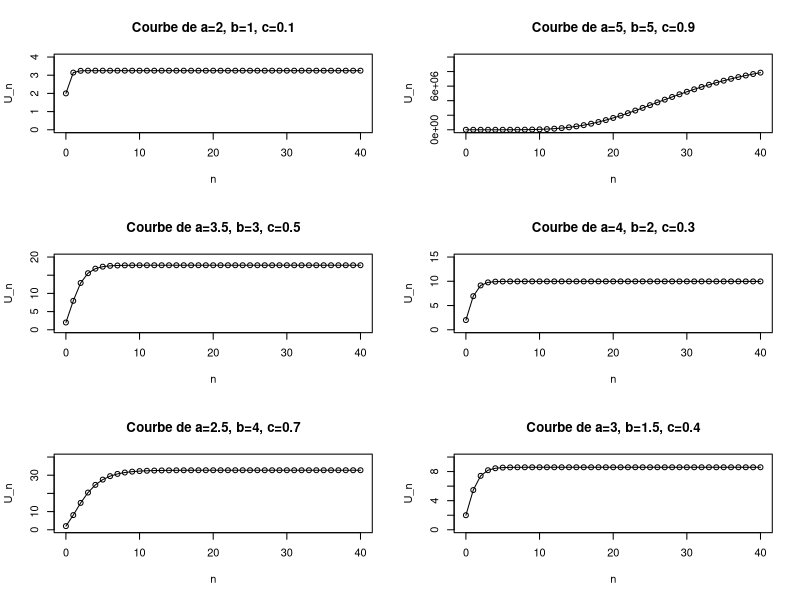

R code for this plot: (Note: this script raises an error after producing the figure.)
## ---- chunk 1
rm(list = ls())
## ---- chunk 2
library(ggplot2)
library(tidyr)
library(tidyverse)
library(reshape2)
## ---- chunk 3
# Définition de la fonction
Generate_output <- function(N, a, b, c, U0) {
  # Initialisation U0
  U <- numeric(N + 1)
  U[1] <- U0
  
  # Boucle pour calculer les valeurs de U_n
  for (n in 1:N) {
    U[n + 1] <- a * U[n]^c + b
  }
  
  return(U)
}
## ---- chunk 4
test_Generate_output <- function(){
 a <- 2
 b <- 2
 c <- 1
 U0 <- 1
 N <- 2
 waited<-c(2,2,2,1,1,4,10)
 fun_out<-c(N,a,b,c,Generate_output(N,a,b,c,U0))
 if(all(waited==fun_out)){
   return("OK")
 }else{
   return("Error...")
   }
}
test_Generate_output()
## ---- chunk 5
test_Generate_output <- function(){
 a <- 2
 b <- 2
 c <- 1
 U0 <- 1
 N <- 1
 waited<-c(1,2,2,1,1,4)
 fun_out<-c(N,a,b,c,Generate_output(N,a,b,c,U0))
 if(all(waited==fun_out)){
   return("OK")
 }else{
   return("Error...")
   }
}
test_Generate_output()
## ---- chunk 6
# Pour rendre les résultats reproductibles (facultatif)
# Nombre d'itérations
N <- 40
U0 <- 2  # Valeur initiale de U(0)

# Paramètres pour la courbe 1
a1<-2
b1<-1
c1<-0.1
# Paramètres pour la courbe 2
a2<-5
b2<-5
c2<-0.9
# Paramètres pour la courbe 3
a3<-3.5
b3<-3
c3<-0.5
# Paramètres pour la courbe 4
a4 <- 4
b4 <- 2
c4 <- 0.3
# Paramètres pour la courbe 5
a5 <- 2.5
b5 <- 4
c5 <- 0.7
# Paramètres pour la courbe 6
a6 <- 3
b6 <- 1.5
c6 <- 0.4

# Pour permettre un affichage en grille des graphique
par(mfrow = c(3, 2))
# Générer et tracer la courbe 1
plot(0:N, Generate_output(N, a1,b1,c1, U0),
     type = "o", col = 1, ylim = c(0, 4), 
     xlab = "n", ylab = "U_n", 
     main = "Courbe de a=2, b=1, c=0.1")
# Générer et tracer la courbe 2
plot(0:N, Generate_output(N, a2,b2,c2, U0),
     type = "o", col = 1, ylim = c(0, 10^7), 
     xlab = "n", ylab = "U_n", 
     main = "Courbe de a=5, b=5, c=0.9")
# Générer et tracer la courbe 3
plot(0:N, Generate_output(N, a3,b3,c3, U0),
     type = "o", col = 1, ylim = c(0, 20), 
     xlab = "n", ylab = "U_n", 
     main = "Courbe de a=3.5, b=3, c=0.5")
# Générer et tracer la courbe 4
plot(0:N, Generate_output(N, a4, b4, c4, U0),
     type = "o", col = 1, ylim = c(0, 15), 
     xlab = "n", ylab = "U_n", 
     main = "Courbe de a=4, b=2, c=0.3")

# Générer et tracer la courbe 5
plot(0:N, Generate_output(N, a5, b5, c5, U0),
     type = "o", col = 1, ylim = c(0, 40), 
     xlab = "n", ylab = "U_n", 
     main = "Courbe de a=2.5, b=4, c=0.7")

# Générer et tracer la courbe 6
plot(0:N, Generate_output(N, a6, b6, c6, U0),
     type = "o", col = 1, ylim = c(0, 10), 
     xlab = "n", ylab = "U_n", 
     main = "Courbe de a=3, b=1.5, c=0.4")

## ---- chunk 7
# Générer les valeurs des paramètres à partir des intervalles
a_values <- seq(from = 2, to = 5, length.out = 5)
b_values <- seq(from = 1, to = 5, length.out = 5)
c_values <- seq(from = 0.1, to = 0.9, length.out = 5)
U0_valeus<-seq(from = 1, to = 5, length.out = 5)
# Créer une grille de combinaisons possibles des paramètres
param_grid <- expand.grid(a = a_values, b = b_values, c = c_values, U0=U0_valeus)
param_grid
## ---- chunk 8
calculate_gradient <- function(N, a, b, c, U0) {
  h_values <- seq(0.001, 0.05, length.out = 10) # Définir une plage de h
  fU <- Generate_output(N, a, b, c, U0)
  
  # Initialiser les vecteurs de variations
  total_variation_a <- 0
  total_variation_b <- 0
  total_variation_c <- 0
  
  for (h in h_values) {
    variation_a <- (Generate_output(N, a + h, b, c, U0) - fU) / h
    variation_b <- (Generate_output(N, a, b + h, c, U0) - fU) / h
    variation_c <- (Generate_output(N, a, b, c + h, U0) - fU) / h
    
    total_variation_a <- total_variation_a + variation_a
    total_variation_b <- total_variation_b + variation_b
    total_variation_c <- total_variation_c + variation_c
  }
  
  # Calcul de la moyenne des variations
  variat_a <- round(total_variation_a/ length(h_values) ,2)
  variat_b <- round(total_variation_b/ length(h_values) ,2)
  variat_c <- round(total_variation_c/ length(h_values) ,2)
  
  # Combiner les résultats en une matrice
  gradient_f <- cbind(variat_a, variat_b, variat_c, U0)
  
  return(gradient_f)
}
## ---- chunk 9
calculate_gradient <- function(N, a, b, c, U0) {
  h_values <- seq(0.001, 0.05, length.out = 10) # Définir une plage de h
  fU <- Generate_output(N, a, b, c, U0)
  
  # Matrices pour stocker les variations pour chaque h
  variations_a <- matrix(0, nrow = length(fU), ncol = length(h_values))
  variations_b <- matrix(0, nrow = length(fU), ncol = length(h_values))
  variations_c <- matrix(0, nrow = length(fU), ncol = length(h_values))
  
  # Calcul des variations pour chaque h
  for (i in seq_along(h_values)) {
    h <- h_values[i]
    variations_a[, i] <- (Generate_output(N, a + h, b, c, U0) - fU) / h
    variations_b[, i] <- (Generate_output(N, a, b + h, c, U0) - fU) / h
    variations_c[, i] <- (Generate_output(N, a, b, c + h, U0) - fU) / h
  }
  
  # Calcul de la moyenne des variations pour chaque paramètre
  gradient_a <- rowMeans(variations_a)
  gradient_b <- rowMeans(variations_b)
  gradient_c <- rowMeans(variations_c)
  
  # Combiner les résultats en une matrice
  gradient_f <- round(cbind(gradient_a, gradient_b, gradient_c, U0),2)
  
  return(gradient_f)
}

## ---- chunk 10
# Exemple d'utilisation
N <- 3
a <- 2
b <- 2
c <- 1
U0 <- 1

calculate_gradient(N, a, b, c, U0)

## ---- chunk 11
test_calculate_gradient <- function() {
  # Paramètres pour le test
  N <- 3
  a <- 2
  b <- 2
  c <- 1
  U0 <- 1
  
  # Résultat attendu (valeurs connues ou calculées manuellement)
  waited <- c(
    0.00, 0.00, 0.00, 1,  # Ligne 1
    1.00, 1.00, 0.00, 1,  # Ligne 2
    6.03, 3.00, 11.29, 1, # Ligne 3
    22.20, 7.00, 72.05, 1 # Ligne 4
  )
  
  # Résultat obtenu
  gradients <- calculate_gradient(N, a, b, c, U0)
  fun_out <- as.vector(t(gradients)) # Transformer la matrice en vecteur ligne
  
  # Comparaison des résultats
  if (all.equal(waited, fun_out, tolerance = 1e-2)) {
    return("OK")
  } else {
    return("Error...")
  }
}

# Exécuter le test
test_calculate_gradient()

## ---- chunk 12
# Calculer la norme du gradient
calculate_gradient_norm <- function(gradients) {
  # Calcul de la norme pour chaque ligne
  norms <- apply(gradients[,1:3], 1, function(row) sqrt(sum(row^2)))
  
  return(norms)
}
## ---- chunk 13
calculate_sensitivity_indicateur <- function(gradients) {
  # Calculer la norme des gradients
  norms <- calculate_gradient_norm(gradients)
  
  # Indicateur relative pour chaque paramètre en utilisant max 

  Indcateur<-median(rowSums(gradients) /(norms+1))
  # Retourner les sensibilités
  return(Indcateur)
}
## ---- chunk 14
Stock_sensitivity_params <- function(param_list, N) {
  # Initialiser une liste vide pour stocker les résultats
  stock <- data.frame(a = numeric(), b = numeric(), c = numeric(), U0 = numeric(), Indicator = numeric())
  
  # Parcourir chaque ensemble de paramètres dans la liste
  for (params in param_list) {
    a <- params$a
    b <- params$b
    c <- params$c
    U0 <- params$U0
    
    # Calculer les gradients pour cet ensemble de paramètres
    gradients <- calculate_gradient(N, a, b, c, U0)
    
    # Calculer l'indicateur de sensibilité pour les gradients obtenus
    indicator <- round(calculate_sensitivity_indicateur(gradients),2)
    
    # Ajouter les résultats à la base stock
    stock <- rbind(stock, data.frame(a = a, b = b, c = c, U0 = U0, Indicator = indicator))
  }
  
  return(stock)
}

## ---- chunk 15
get_sensibility <- function(stock) {
  # Calculer la médiane de la colonne Indicator
  median_value <- median(stock$Indicator, na.rm = TRUE)
  
  # Trouver l'indice de la ligne dont la valeur d'Indicator est la plus proche de la médiane
  closest_index <- which.min(abs(stock$Indicator - median_value))
  
  # Retourner la ligne correspondante
  selected_row <- stock[closest_index, ]
  
  return(selected_row)
}

## ---- chunk 16
test_calculate_gradient <- function() {
  N <- 2
  a <- 2
  b <- 2
  c <- 1
  U0 <- 1
  
  expected <- matrix(c(2.00, 0.00, 0.00, 1), nrow = 1) # Exemple de résultat attendu
  result <- calculate_gradient(N, a, b, c, U0)
  
  if (all.equal(result, expected)) {
    return("calculate_gradient: OK")
  } else {
    return("calculate_gradient: Error")
  }
}
test_calculate_gradient()

## ---- chunk 17
test_Generate_output <- function(){
 a <- 2
 b <- 2
 c <- 1
 U0 <- 1
 N <- 2
 waited<-c(2,2,2,1,1,4,10)
 fun_out<-c(N,a,b,c,Generate_output(N,a,b,c,U0))
 if(all(waited==fun_out)){
   return("OK")
 }else{
   return("Error...")
   }
}
test_Generate_output()
## ---- chunk 18
test_calculate_gradient_norm <- function() {
  gradients <- matrix(c(2.00, 0.00, 0.00, 1), nrow = 1) # Exemple d'entrée
  expected <- c(2.00) # Résultat attendu pour la norme
  
  result <- calculate_gradient_norm(gradients)
  
  if (all.equal(result, expected)) {
    return("calculate_gradient_norm: OK")
  } else {
    return("calculate_gradient_norm: Error")
  }
}

test_calculate_gradient_norm()

## ---- chunk 19
test_calculate_sensitivity_indicateur <- function() {
  gradients <- matrix(c(2.00, 0.00, 0.00, 1), nrow = 1) # Exemple d'entrée
  expected <- 1.00 # Résultat attendu pour l'indicateur
  
  result <- calculate_sensitivity_indicateur(gradients)
  
  if (all.equal(result, expected)) {
    return("calculate_sensitivity_indicateur: OK")
  } else {
    return("calculate_sensitivity_indicateur: Error")
  }
}

test_calculate_sensitivity_indicateur()

## ---- chunk 20
test_Stock_sensitivity_params <- function() {
  N <- 2
  param_list <- list(
    list(a = 2, b = 2, c = 1, U0 = 1),
    list(a = 3, b = 2, c = 1, U0 = 1)
  )
  
  expected <- data.frame(
    a = c(2, 3),
    b = c(2, 2),
    c = c(1, 1),
    U0 = c(1, 1),
    Indicator = c(1.00, 1.00) # Exemple de valeurs attendues
  )
  
  result <- Stock_sensitivity_params(param_list, N)
  
  if (all.equal(result, expected)) {
    return("Stock_sensitivity_params: OK")
  } else {
    return("Stock_sensitivity_params: Error")
  }
}

test_Stock_sensitivity_params()

## ---- chunk 21
test_get_sensibility <- function() {
  stock <- data.frame(
    a = c(2, 3, 4),
    b = c(2, 3, 4),
    c = c(1, 1, 1),
    U0 = c(1, 1, 1),
    Indicator = c(1.00, 2.00, 3.00)
  )
  
  expected <- data.frame(
    a = 3,
    b = 3,
    c = 1,
    U0 = 1,
    Indicator = 2.00
  )
  
  result <- get_sensibility(stock)
  
  if (all.equal(result, expected)) {
    return("get_sensibility: OK")
  } else {
    return("get_sensibility: Error")
  }
}

test_get_sensibility()

## ---- chunk 22
# Exemple d'utilisation : définir plusieurs ensembles de paramètres
param_list <- list(
  list(a = 2, b = 2.5, c = 0.4, U0 = 1),
  list(a = 3.0, b = 4.0, c = 0.6, U0 = 1),
  list(a = 2.0, b = 3.0, c = 0.5, U0 = 1),
  list(a = 5.0, b = 5.0, c = 0.7, U0 = 1)
)

# Trouver les paramètres avec la meilleure sensibilité
Param_sim <- get_sensibility(Stock_sensitivity_params(param_list, N = 100))
print(Param_sim)

## ---- chunk 23
set.seed(123) # Pour des résultats reproductibles
n <- 50 # Nombre de simulations souhaité

# Simulation à partir des lois normales
sim_a <- rnorm(n, mean = 3, sd = 0.5)
sim_b <- rnorm(n, mean = 4, sd = 0.4)
sim_c <- rnorm(n, mean = 0.6, sd = 0.05)

sim_U0 <- round(runif(5, min = 1, max = 10),0)

# Créer les histogrammes
par(mfrow = c(1, 3))  # Pour afficher les 3 histogrammes côte à côte

hist(sim_a, main = "Histogramme de a", xlab = "a", col = "lightblue", breaks = 30)
hist(sim_b, main = "Histogramme de b", xlab = "b", col = "lightgreen", breaks = 30)
hist(sim_c, main = "Histogramme de c", xlab = "c", col = "lightcoral", breaks = 30)

## ---- chunk 24
# Simulation des paramètres pour n individus
set.seed(123)  # Pour la reproductibilité
M <- 100  # Nombre d'individus
N <- 40  # Nombre d'itérations


sim_a <- round(rnorm(M, mean = 2, sd = 0.5),2)  # Simulation des paramètres a
sim_b <- round(rnorm(M, mean = 3, sd = 0.4),2)  # Simulation des paramètres b
sim_c <- round(rnorm(M, mean = 0.6, sd = 0.09),2)  # Simulation des paramètres c
sim_Uo<-round(runif(M,min=1,max=10),2)
# Générer une base de données avec les valeurs de a, b, c et U[0], U[1], ..., U[N]
base_root <- data.frame(matrix(ncol = N + 4, nrow = M))  # Base vide (n lignes, N+4 colonnes)

# Noms des colonnes : a, b, c, U[0], ..., U[100]
colnames(base_root) <- c("a", "b", "c", paste0("U", 0:N))

# Remplir la base avec les valeurs simulées de a, b, c et les valeurs de U
for (i in 1:M) {
  base_root[i, 1] <- sim_a[i]  # Valeur de a
  base_root[i, 2] <- sim_b[i]  # Valeur de b
  base_root[i, 3] <- sim_c[i]  # Valeur de c
  base_root[i, 4] <- sim_Uo[i]  # Valeur de Uo
  U_values <- round(Generate_output(N, sim_a[i], sim_b[i], sim_c[i], sim_Uo[i]),2) #  
  base_root[i, 4:(N + 4)] <- U_values  # 
}

base_root %>%
  mutate(Individu = 1:M) %>%               # Ajouter la colonne 'Individu'
  melt(id.vars = c("a", "b", "c", "Individu"), 
       variable.name = "Iteration", 
       value.name = "U") %>%                # Restructurer le dataframe
  mutate(Iteration = as.numeric(gsub("U", "", Iteration))) %>%  # Convertir la colonne 'Iteration' en numérique
  ggplot(aes(x = Iteration, y = U, color = factor(Individu))) + # Graphique ggplot
  geom_line(size = 1) +                     # Tracer les courbes pour chaque individu
  labs(title = "Évolution de U[n] pour chaque individu",
       x = "Itération (N)", 
       y = "Valeur de U[N]",
       color = "Individu") +
  theme_minimal()    

## ---- chunk 25
# Définition de la fonction avec ajout de bruit
Generate_output_with_noise <- function(N, a, b, c, U0) {
  U <- numeric(N + 1)
  U[1] <- U0
  
  for (n in 1:N) {
    # Calcul de U[n+1] avec ajout de bruit gaussien
    U[n + 1] <- a * U[n]^c + b + rnorm(1, mean = 0, sd = 1)
  }
  
  return(U)
}


# Générer une base de données avec les valeurs de a, b, c et U[0], U[1], ..., U[100]
base_brutee <- data.frame(matrix(ncol = N + 4, nrow = M))  # Base vide (n lignes, N+4 colonnes)

# Noms des colonnes : a, b, c, U[0], ..., U[100]
colnames(base_brutee) <- c("a", "b", "c", paste0("U", 0:N))

# Remplir la base avec les valeurs simulées de a, b, c et les valeurs de U
for (i in 1:M) {
  base_brutee[i, 1] <- sim_a[i]  # Valeur de a
  base_brutee[i, 2] <- sim_b[i]  # Valeur de b
  base_brutee[i, 3] <- sim_c[i]  # Valeur de c
  base_brutee[i, 4] <- sim_Uo[i]  # Valeur de Uo
  U_values_bruité <- Generate_output_with_noise(N, sim_a[i], sim_b[i], sim_c[i], sim_Uo[i])  # Générer U[0] à U[100] bruité  
  base_brutee[i, 4:(N + 4)] <- U_values_bruité  # Remplir les colonnes U[0] à U[100]
}

base_brutee %>%
  mutate(Individu = 1:M) %>%               # Ajouter la colonne 'Individu'
  melt(id.vars = c("a", "b", "c", "Individu"), 
       variable.name = "Iteration", 
       value.name = "U") %>%                # Restructurer le dataframe
  mutate(Iteration = as.numeric(gsub("U", "", Iteration))) %>%  # Convertir la colonne 'Iteration' en numérique
  ggplot(aes(x = Iteration, y = U, color = factor(Individu))) + # Graphique ggplot
  geom_line(size = 1) +                     # Tracer les courbes pour chaque individu
  labs(title = "Évolution de U[n] bruité pour chaque individu",
       x = "Itération (N)", 
       y = "Valeur de U[N]",
       color = "Individu") +
  theme_minimal()    

## ---- chunk 26
#Main_Learning_Base <-round(rbind(base_brutee[, 4:(N + 4)],Output_Curves[, 4:(N + 4)]),2)
## ---- chunk 27
set.seed(123)  # Pour la reproductibilité
Output_Curves<-base_root[, 5:(N + 4)]
matrice_bruit_aleatoire <- matrix(rnorm(M * N), nrow = M, ncol = N)
Main_Learning_Base<-Output_Curves+matrice_bruit_aleatoire
## ---- chunk 28
param<-base_root[, 1:4] %>% 
  mutate(ID=paste0("IND", 1:M)) %>% 
  select(ID,a,b,c,U0)
## ---- chunk 29
output_with_brute<-Main_Learning_Base %>%
  mutate(ID_p=paste0("IND", 1:M),ID_wb=paste0("OUTWB", 1:M)) %>%
  select(ID_wb,ID_p,everything())
## ---- chunk 30
output_brute<-Output_Curves %>%
  mutate(ID_p=paste0("IND", 1:M),ID_ob=paste0("OUTB", 1:M)) %>%
  select(ID_ob,ID_p,everything())
## ---- chunk 31
# Supposons que Main_Learning_Base est déjà chargé et contient M lignes
set.seed(123)  # Pour la reproductibilité

# Déterminer le nombre de lignes pour chaque ensemble
train_size <- floor(0.7 * M)  # 70% pour l'entraînement
test_size <- M - train_size     # 30% pour le test

# Échantillonner les indices pour l'ensemble d'entraînement
train_indices <- sample(1:M, size = train_size, replace = FALSE)

# Créer les ensembles d'entraînement et de test
Main_Training_Base <- Main_Learning_Base[train_indices, ]  # Ensemble d'entraînement
Main_Test_Base <- Main_Learning_Base[-train_indices, ]      # Ensemble de test
## ---- chunk 32
# Nombre de termes à générer
N <- 40
U_0 <- c(7.18, 2.57, 3.87)

# Création d'une data frame vide avec N + 4 colonnes et autant de lignes que d'éléments dans U_0
nouvelle_ligne <- data.frame(matrix(ncol = N + 4, nrow = length(U_0)))

# Noms des colonnes : a, b, c, U[0], ..., U[N]
colnames(nouvelle_ligne) <- c("a", "b", "c", paste0("U", 0:N))

# Remplir les colonnes a, b, et c avec les mêmes valeurs
nouvelle_ligne$a <- 1.72
nouvelle_ligne$b <- 2.72
nouvelle_ligne$c <- 0.80

# Remplir chaque ligne avec une valeur différente de U_0 et générer la suite correspondante
for (i in seq_along(U_0)) {
  
  # Génération de la suite avec bruit pour chaque U_0[i]
  U_val_bruité <- Generate_output_with_noise(N, 1.72, 2.72, 0.80, U_0[i])
  
  # Remplir les colonnes U[1] à U[N] dans la ligne correspondante
  nouvelle_ligne[i, 4:(N + 4)] <- U_val_bruité
}
base_brutee <- rbind(base_brutee, nouvelle_ligne)
## ---- chunk 33
RelDiff <- function(y_observe, y_pred) {
  return(rowMeans(abs(y_observe - y_pred)))
}
## ---- chunk 34
f_obj<-function(A,B,C){
  N<-length(base_brutee)-4
  filtered_row <- subset(base_brutee, a == A & b == B & c == C)
  y_obser<-as.matrix(filtered_row[,4:(N+4)])
  y_pred<-t(mapply(Generate_output,N, A, B, C ,y_obser[,1]))
  ecart<-RelDiff(y_obser,y_pred)
  return(ecart)
  
}
## ---- chunk 35
f_obj(1.72, 2.72, 0.80)
## ---- chunk 36
N<-length(base_brutee)-4
filtered_row <- subset(base_brutee, a == 1.72 & b == 2.72 & c == 0.80)
y_obser<-as.matrix(filtered_row[,4:(N+4)])
y_pred<-t(mapply(Generate_output,N, 1.72, 2.72, 0.80 ,y_obser[,1]))
#ecart<-RelDiff(y_obser,y_pred)
## ---- chunk 37
# Définir les bornes pour les paramètres a, b, et c selon les intervalles spécifiés
lower_bounds <- c(2, 1, 0.1)  # borne inférieure pour a, b et c
upper_bounds <- c(5, 5, 0.9)  # borne supérieure pour a, b et c

# Configurer et exécuter l’optimisation avec l'algorithme DIRECT
result <- nloptr(
  x0 = c(3.5, 3, 0.5),  # Valeurs de départ (peuvent être ajustées si besoin)
  eval_f = f_obj,       # Fonction d’objectif à minimiser
  lb = lower_bounds,    # Borne inférieure
  ub = upper_bounds,    # Borne supérieure
  opts = list("algorithm" = "NLOPT_GN_DIRECT", "maxeval" = 1000)  # Configuration DIRECT
)

# Afficher les résultats optimaux
print(result)

